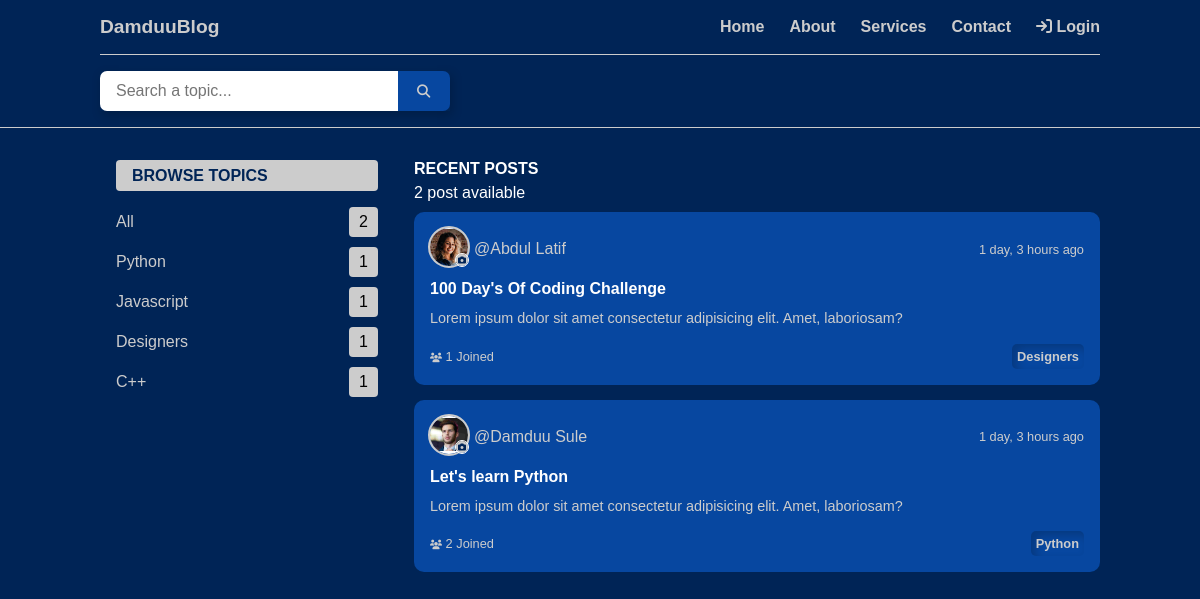
The page / on the database its author committed.
### blog/models.py (models this page shows, shortened)
class Topic(models.Model):
    name = models.CharField(max_length=200)

class Post(models.Model):
    host = models.ForeignKey(User, on_delete=models.SET_NULL, null=True)
    topic = models.ForeignKey(Topic, on_delete=models.SET_NULL, null=True)
    title = models.CharField(max_length=255)
    description = models.TextField(null=True)
    slug = models.SlugField(max_length=2555)
    participants = models.ManyToManyField(User, related_name="participants", blank=True)
    publish = models.BooleanField(default=False, null=True, blank=True)
    updated = models.DateTimeField(auto_now=True)
    created = models.DateTimeField(auto_now_add=True)
    class Meta:
        ordering = ['-updated', '-created']

### users/models.py (models this page shows, shortened)
class User(AbstractUser):
    name = models.CharField(max_length=255)
    email = models.EmailField(unique=True, max_length=254)
    bio = models.TextField(null=True, blank=True)
    avatar = models.ImageField(upload_to=avatar_upload_path, default="avatar.png", null=True)
    USERNAME_FIELD = "email"
    REQUIRED_FIELDS = []
    @property
    def get_user_name(self):
        if not self.name:
            uname = self.username
        else:
            uname = self.name
        return uname
    @property
    def get_avatar_url(self):
        return self.avatar.url

### blog/views.py (the view)
# urls.py: path('', views.home,name="home"),
def home(request):
    posts = Post.objects.filter(publish=True)
    topics = Topic.objects.all()
    context = {"posts": posts, "topics": topics}
    return render(request, "blog/home.html", context)

### blog/templates/blog/home.html
{% extends 'index.html' %}
{% load static %}
{% block content %}
{% include 'navbar.html' %}
<section class="home__posts recent__posts">
    <div class="container">
        <div class="topics__wrapper">
            <h3>Browse Topics</h3>
            <ul class="topics__items">
                <li>
                    <a href="#">All</a>
                    <span class="post__count">{{ posts.count }}</span>
                </li>
                {% for topic in topics %}
                    <li>
                        <a href="#">{{ topic.name }}</a>
                        <span class="post__count">{{ topic.post_set.count }}</span>
                    </li>
                {% endfor %}
            </ul>
        </div>
        <div class="posts__wrapper">
            <div class="available">
                <h4 class="recent">recent posts</h4>
                <span class="available__post">{{ posts.count }} post available</span>
            </div>
            <div class="users__posts">
                {% for post in posts %}
                    <div class="post">
                        <div class="recent__post__user">
                            <div class="avatar__name">
                                <div class="login__user">
                                    <i class="fas fa-camera camera"></i>
                                    <img class="user__avatar" src="{{ post.host.get_avatar_url }}" alt="" >
                                </div>
                                <a href="{% url 'user-profile' post.host.id %}" class="post__user__name">@{{ post.host.get_user_name }}</a>
                            </div>
                            <span class="time__posted">{{ post.created|timesince }} ago</span>
                        </div>
                        <a href="{% url 'post' post.slug %}" class="post__name">{{ post.title }}</a>
                        <div class="post__description">
                            <p class="description">{{ post.description }}</p>
                        </div>
                        <div class="comments">
                            <p class="joined__users">
                                <i class="fas fa-users"></i>
                                {{ post.comment_set.count }} Joined
                            </p>
                            <p class="topic__title">{{ post.topic.name }}</p>
                        </div>
                    </div>
                {% endfor %}
            </div>
        </div>
    </div>
</section>
{% endblock %}

### static/css/styles.css (style rules this page uses)
*, *::before, *::after { margin: 0; padding: 0; box-sizing: border-box; }
ul { margin: 0; padding: 0; list-style: none; }
a { text-decoration: none; }
img { max-width: 100%; }
body { font-size: 16px; font-family: sans-serif; background-color: #002456; overflow-x: hidden; }
.container { width: min(1000px, 90%); margin: 0 auto; }
.user__avatar { width: 40px; height: 40px; cursor: pointer; background-color: #fff; }
.login__user { position: relative; }
.camera { position: absolute; top: 60%; right: 0; font-size: .5rem; background-color: #ccc; color: #002456 !important; padding: 2px; border-radius: 50%; outline: 1px solid #fff; }
.home__posts.recent__posts>div { padding-block: 2rem; }
.topic__title { box-shadow: inset 5px 5px 10px rgba(0, 0, 0, 0.2); padding: 5px; color: #ccc; font-weight: bold; border-radius: 5px; }
.comments { display: flex; justify-content: space-between; align-items: center; margin-top: 15px; color: #ccc; font-size: .8rem; }
.comments i { font-size: .6rem; }
.recent__posts>div { padding-bottom: 2rem; display: grid; }
.topics__wrapper { padding-inline: 1rem; }
.topics__wrapper h3 { text-transform: uppercase; background-color: #ccc; color: #002456; padding: .4rem 1rem; border-radius: 4px; }
.topics__items { display: flex; flex-direction: column; gap: 10px; padding-block: 1rem; }
.topics__items li { display: flex; align-items: center; justify-content: space-between; }
.topics__items a { color: #ccc; font-size: 1rem; }
.topics__items span { padding: 6px 10px; background-color: #ccc; border-radius: 4px; }
.recent { color: #fff; text-transform: uppercase; margin-bottom: 6px; }
.available__post { display: block; font-size: 1rem; margin-bottom: 10px; color: #fff; }
.post { background-color: #0747a0; padding: 1rem; border-radius: 10px; margin-bottom: 15px; }
.post:last-of-type { margin-bottom: 0px; }
.recent__post__user { display: flex; align-items: center; justify-content: space-between; margin-bottom: 10px; }
.avatar__name { display: flex; align-items: center; gap: 6px; }
.post__user__name { color: #ccc; margin-right: 20px; }
.time__posted { font-size: .8rem; color: #ccc; }
.avatar__name img { width: 38px; height: 38px; border-radius: 50%; object-fit: contain; outline: .15rem solid #ccc; }
.post__name { display: block; color: #fff; font-weight: bold; margin-bottom: 10px; }
.post__description { display: flex; }
.description { font-size: .9rem; line-height: 1.4; color: #ccc; }
@media (min-width: 768px) { .home__posts.recent__posts>div { grid-template-columns: 3fr 7fr; gap: 20px; } }
@media (min-width: 768px) { .topics__wrapper h3 { font-size: 1rem; } }

### rows shown on the page
Topic: name "Python", post_set.count "1"
Topic: name "Javascript", post_set.count "1"
Topic: name "Designers", post_set.count "1"
Topic: name "C++", post_set.count "1"
Post: host.get_avatar_url (picture), host.get_user_name "Abdul Latif", created "1 day, 3 hours", title "100 Day's Of Coding Challenge", description "Lorem ipsum dolor sit amet consectetur adipisicing elit. Amet, laboriosam?", comment_set.count "1", topic.name "Designers"
Post: host.get_avatar_url (picture), host.get_user_name "Damduu Sule", created "1 day, 3 hours", title "Let's learn Python", description "Lorem ipsum dolor sit amet consectetur adipisicing elit. Amet, laboriosam?", comment_set.count "2", topic.name "Python"

### other values the page prints
{{ posts.count }} "2"
